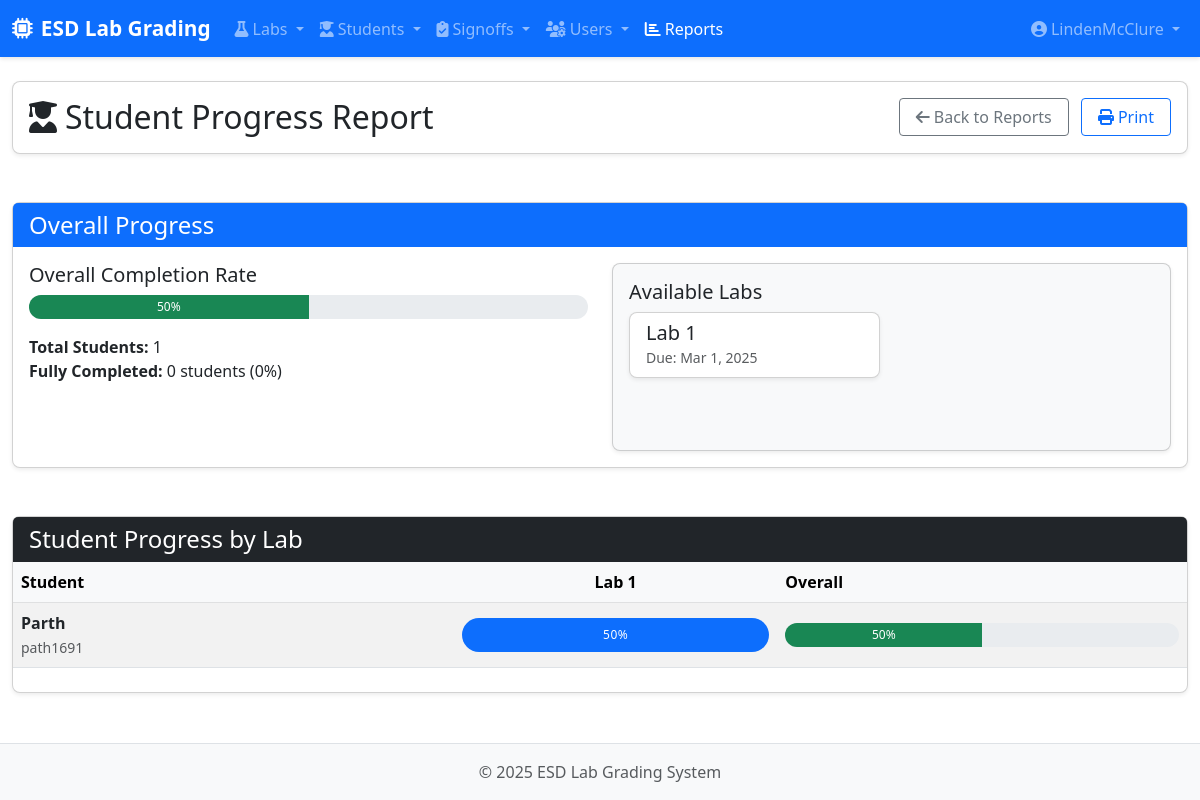
The app's page /reports/students/ (signed in) with its own data.
### labs/models.py (models this page shows, shortened)
class Lab(models.Model):
    name = models.CharField(max_length=200)
    description = models.TextField(blank=True)
    due_date = models.DateTimeField()
    total_points = models.DecimalField(max_digits=5, decimal_places=2)

class Student(models.Model):
    student_id = models.CharField(max_length=20, unique=True)
    name = models.CharField(max_length=100)
    email = models.EmailField(blank=True)
    batch = models.DateField(auto_now=False, auto_now_add=False)
    active = models.BooleanField(default=True)

### labs/views.py (the view)
# urls.py: path('reports/students/', views.student_progress_report, name='student_progress_report'),
@login_required
def student_progress_report(request):
    students = Student.objects.filter(active=True).order_by('name')
    labs = Lab.objects.all().order_by('due_date')
    lab_parts = {}
    for lab in labs:
        required_parts = Part.objects.filter(lab=lab, is_required=True).count()
        lab_parts[lab.id] = required_parts
    matrix = []
    for student in students:
        row = {'student': student, 'labs': []}
        for lab in labs:
            approved_signoffs = Signoff.objects.filter(
                student=student,
                part__lab=lab,
                part__is_required=True,
                status='approved'
            ).count()
            required_parts = lab_parts[lab.id]
            if required_parts > 0:
                completion = (approved_signoffs / required_parts) * 100
            else:
                completion = 0
            row['labs'].append({
                'lab': lab,
                'completion': completion,
                'css_class': get_completion_css_class(completion)
            })
        total_required = sum(lab_parts.values())
        total_completed = Signoff.objects.filter(
            student=student,
            part__is_required=True,
            status='approved'
        ).count()
        if total_required > 0:
            row['overall_completion'] = (total_completed / total_required) * 100
        else:
            row['overall_completion'] = 0
        matrix.append(row)
    stats = {
        'total_students': students.count(),
        'fully_completed': sum(1 for row in matrix if row['overall_completion'] >= 100),
    }
    if stats['total_students'] > 0:
        stats['overall_completion'] = sum(row['overall_completion'] for row in matrix) / stats['total_students']
    else:
        stats['overall_completion'] = 0
    context = {
        'students': students,
        'labs': labs,
        'matrix': matrix,
        'stats': stats,
    }
    return render(request, "labs/reports/student_progress.html", context)

### labs/templatetags/role_tags.py (called while the page is built)
@register.filter
def has_role(user, role_name):
    if user.is_anonymous:
        return False
    if user.is_staff:
        return True
    try:
        return hasattr(user, 'role') and user.role.role == role_name
    except:
        return False

### labs/views.py (called while the page is built)
def get_completion_css_class(percentage):
    if percentage >= 100:
        return 'bg-success text-white'
    elif percentage >= 75:
        return 'bg-info text-white'
    elif percentage >= 50:
        return 'bg-primary text-white'
    elif percentage > 0:
        return 'bg-warning'
    else:
        return 'bg-light text-muted'

### labs/templates/labs/reports/student_progress.html (shortened to what this page needs)
{% extends 'base.html' %}
{% load static %}
{% block content %}
<div class="container-fluid">
    <div class="row mb-4">
        <div class="col-12">
            <div class="card">
                <div class="card-body d-flex justify-content-between align-items-center">
                    <h2 class="mb-0"><i class="fas fa-user-graduate me-2"></i>Student Progress Report</h2>
                    <div>
                        <a href="{% url 'labs:reports' %}" class="btn btn-outline-secondary me-2">
                            <i class="fas fa-arrow-left me-1"></i>Back to Reports
                        </a>
                        <button id="print-btn" class="btn btn-outline-primary">
                            <i class="fas fa-print me-1"></i>Print
                        </button>
                    </div>
                </div>
            </div>
        </div>
    </div>
    <div class="row mb-4">
        <div class="col-md-12">
            <div class="card">
                <div class="card-header bg-primary text-white">
                    <h4 class="mb-0">Overall Progress</h4>
                </div>
                <div class="card-body">
                    <div class="row">
                        <div class="col-md-6">
                            <div class="mb-3">
                                <h5>Overall Completion Rate</h5>
                                <div class="progress completion-bar">
                                    <div class="progress-bar bg-success" role="progressbar"
                                         style="width: {{ stats.overall_completion|floatformat:0 }}%"
                                         aria-valuenow="{{ stats.overall_completion|floatformat:0 }}"
                                         aria-valuemin="0" aria-valuemax="100">
                                        {{ stats.overall_completion|floatformat:0 }}%
                                    </div>
                                </div>
                            </div>
                            <p>
                                <strong>Total Students:</strong> {{ stats.total_students }}<br>
                                <strong>Fully Completed:</strong> {{ stats.fully_completed }} students
                                ({{ stats.total_students|yesno:'0,0' }}%)
                            </p>
                        </div>
                        <div class="col-md-6">
                            <div class="card bg-light h-100">
                                <div class="card-body">
                                    <h5 class="card-title">Available Labs</h5>
                                    <div class="row">
                                        {% for lab in labs %}
                                        <div class="col-md-6 mb-2">
                                            <div class="card">
                                                <div class="card-body py-2">
                                                    <h5 class="mb-0">{{ lab.name }}</h5>
                                                    <small class="text-muted">Due: {{ lab.due_date|date:"M j, Y" }}</small>
                                                </div>
                                            </div>
                                        </div>
                                        {% endfor %}
                                    </div>
                                </div>
                            </div>
                        </div>
                    </div>
                </div>
            </div>
        </div>
    </div>
    <div class="row">
        <div class="col-12">
            <div class="card">
                <div class="card-header bg-dark text-white">
                    <h4 class="mb-0">Student Progress by Lab</h4>
                </div>
                <div class="card-body p-0">
                    <div class="table-responsive">
                        <table class="table table-striped table-hover mb-0 report-table">
                            <thead class="table-light">
                                <tr>
                                    <th>Student</th>
                                    {% for lab in labs %}
                                    <th class="text-center">{{ lab.name }}</th>
                                    {% endfor %}
                                    <th>Overall</th>
                                </tr>
                            </thead>
                            <tbody>
                                {% for row in matrix %}
                                <tr>
                                    <td>
                                        <div><strong>{{ row.student.name }}</strong></div>
                                        <small class="text-muted">{{ row.student.student_id }}</small>
                                    </td>
                                    {% for lab_status in row.labs %}
                                    <td class="text-center">
                                        <div class="status-badge {{ lab_status.css_class }}">
                                            {{ lab_status.completion|floatformat:0 }}%
                                        </div>
                                    </td>
                                    {% endfor %}
                                    <td>
                                        <div class="progress completion-bar">
                                            <div class="progress-bar {{ row.overall_completion|floatformat:0|yesno:'bg-success,bg-warning' }}"
                                                 role="progressbar"
                                                 style="width: {{ row.overall_completion|floatformat:0 }}%"
                                                 aria-valuenow="{{ row.overall_completion|floatformat:0 }}"
                                                 aria-valuemin="0" aria-valuemax="100">
                                                {{ row.overall_completion|floatformat:0 }}%
                                            </div>
                                        </div>
                                    </td>
                                </tr>
                                {% endfor %}
                            </tbody>
                        </table>
                    </div>
                </div>
            </div>
        </div>
    </div>
</div>
{% endblock %}

### templates/base.html (shortened to what this page needs)
{% load static %}
{% load role_tags %}
<!DOCTYPE html>
<html lang="en">
<head>
    <link href="https://cdn.jsdelivr.net/npm/bootstrap@5.3.0-alpha1/dist/css/bootstrap.min.css" rel="stylesheet">
    <link rel="stylesheet" href="https://cdnjs.cloudflare.com/ajax/libs/font-awesome/6.4.0/css/all.min.css">
    <link rel="stylesheet" href="{% static 'css/styles.css' %}">
</head>
<body>
    <nav class="navbar navbar-expand-lg navbar-dark bg-primary sticky-top">
        <div class="container-fluid">
            <a class="navbar-brand" href="{% url 'labs:home' %}">
                <i class="fas fa-microchip me-2"></i>ESD Lab Grading
            </a>
            <div class="collapse navbar-collapse" id="navbarMain">
                <ul class="navbar-nav me-auto">
                    <li class="nav-item dropdown">
                        <a class="nav-link dropdown-toggle" href="#" id="labsDropdown" role="button" data-bs-toggle="dropdown">
                            <i class="fas fa-flask me-1"></i>Labs
                        </a>
                    </li>
                    {% if request.user.is_authenticated %}
                    <li class="nav-item dropdown">
                        <a class="nav-link dropdown-toggle" href="#" id="studentsDropdown" role="button" data-bs-toggle="dropdown">
                            <i class="fas fa-user-graduate me-1"></i>Students
                        </a>
                    </li>
                    {% endif %}
                    {% if request.user.is_authenticated %}
                    <li class="nav-item dropdown">
                        <a class="nav-link dropdown-toggle" href="#" id="signoffsDropdown" role="button" data-bs-toggle="dropdown">
                            <i class="fas fa-clipboard-check me-1"></i>Signoffs
                        </a>
                    </li>
                    {% endif %}
                    {% if request.user.is_authenticated and request.user|has_role:'instructor' %}
                    <li class="nav-item dropdown">
                        <a class="nav-link dropdown-toggle" href="#" id="usersDropdown" role="button" data-bs-toggle="dropdown">
                            <i class="fas fa-users-cog me-1"></i>Users
                        </a>
                    </li>
                    {% endif %}
                    {% if request.user.is_authenticated %}
                    <li class="nav-item">
                        <a class="nav-link" href="{% url 'labs:reports' %}">
                            <i class="fas fa-chart-bar me-1"></i>Reports
                        </a>
                    </li>
                    {% endif %}
                </ul>
                <ul class="navbar-nav ms-3">
                    {% if request.user.is_authenticated %}
                    <li class="nav-item dropdown">
                        <a class="nav-link dropdown-toggle" href="#" id="userDropdown" role="button" data-bs-toggle="dropdown">
                            <i class="fas fa-user-circle me-1"></i>{{ request.user.username }}
                        </a>
                    </li>
                    {% else %}
                    <li class="nav-item">
                        <a class="nav-link" href="{% url 'admin:login' %}?next=/">Login</a>
                    </li>
                    {% endif %}
                </ul>
            </div>
        </div>
    </nav>
    <main class="py-4">
        {% block content %}{% endblock %}
    </main>
    <footer class="footer mt-auto py-3 bg-light">
        <div class="container text-center">
            <span class="text-muted">© {% now "Y" %} ESD Lab Grading System</span>
        </div>
    </footer>
</body>
</html>

### static/css/styles.css (style rules this page uses)
body { min-height: 100vh; display: flex; flex-direction: column; }
main { flex: 1; }
.navbar-brand { font-weight: bold; font-size: 1.3rem; }
.navbar { box-shadow: 0 2px 4px rgba(0, 0, 0, 0.1); }
.card { border-radius: 0.5rem; box-shadow: 0 0.125rem 0.25rem rgba(0, 0, 0, 0.075); margin-bottom: 1.5rem; }
.card-header { font-weight: 600; border-bottom: 0; }
.table-responsive { margin-bottom: 1.5rem; }
.table thead th { background-color: #f8f9fa; font-weight: 600; border-top: none; }
.status-badge { padding: 0.4rem 0.8rem; border-radius: 50rem; font-weight: 500; font-size: 0.75rem; text-transform: uppercase; letter-spacing: 0.5px; }
.btn { border-radius: 0.25rem; padding: 0.375rem 1rem; font-weight: 500; }
.footer { background-color: #f8f9fa; padding: 1.5rem 0; border-top: 1px solid #dee2e6; }

### labs/templates/labs/reports/student_progress.html (style rules this page uses)
.status-badge { display: inline-block; width: 100%; padding: 8px 4px; text-align: center; font-weight: 500; }
.completion-bar { height: 24px; border-radius: 12px; overflow: hidden; }
.report-table th, .report-table td { vertical-align: middle; }

### records on screen
Lab: name "Lab 1", due_date "Mar 1, 2025", completion "50"
Student: student.name "Parth", student.student_id "path1691", overall_completion "50"

### other values on screen
{{ request.user.username }} "LindenMcClure"
{{ stats.overall_completion|floatformat:0 }} "50"
{{ stats.total_students }} "1"
{{ stats.fully_completed }} "0"
{{ stats.total_students|yesno:'0,0' }} "0"
